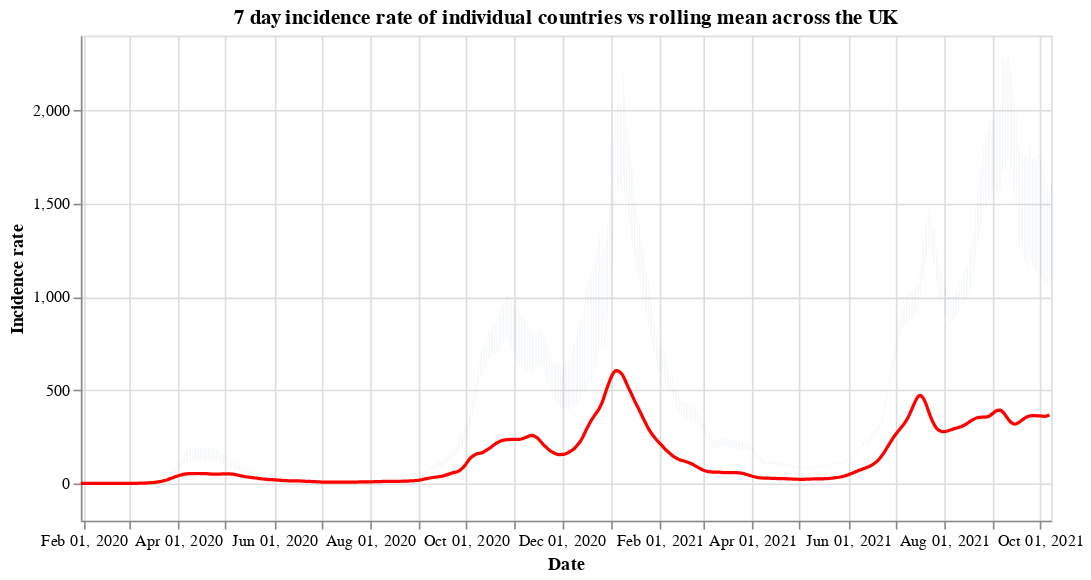

Source (notebook cell):
### Code cell
#collapse
countries = uk_cases['areaName'].unique()
countries.sort()

selection = alt.selection_single(
    name='Select',
    fields=['areaName'],
    init={'areaName': 'Wales'},
    bind={'areaName': alt.binding_select(options=countries)}
)

# scatter plot, modify opacity based on selection
bars = alt.Chart(uk_cases).mark_bar().add_selection(
    selection
).encode(
    x=alt.X("yearmonthdate(date):T", axis=alt.Axis(title='Date')),
    y=alt.Y("weeklyCasesRate:Q", axis=alt.Axis(title='Incidence rate')),
    tooltip='weeklyCasesRate:Q',
    opacity=alt.condition(selection, alt.value(1), alt.value(0))
).properties(title=f'7 day incidence rate of individual countries vs rolling mean across the UK', width=600)

line = alt.Chart(overview_cases).mark_line(
    color='red',
    size=2,
).transform_window(
    rolling_mean='mean(weeklyCasesRate)',
    frame=[0, 7]
).encode(
    x='yearmonthdate(date):T',
    y='rolling_mean:Q'
)

alt.layer(bars, line)

### Figure 1 — Vega-Lite specification as saved in the notebook (floating-point values rounded to 4 significant figures; data arrays with more than 128 entries replaced by an {"elided": "..."} marker saying what was removed)
{"config": {"view": {"continuousWidth": 400, "continuousHeight": 300}}, "layer": [{"data": {"name": "data-27e15598969226b9a5dc43349e9d30db"}, "mark": "bar", "encoding": {"opacity": {"condition": {"value": 1, "selection": "Select"}, "value": 0}, "tooltip": {"type": "quantitative", "field": "weeklyCasesRate"}, "x": {"type": "temporal", "axis": {"title": "Date"}, "field": "date", "timeUnit": "yearmonthdate"}, "y": {"type": "quantitative", "axis": {"title": "Incidence rate"}, "field": "weeklyCasesRate"}}, "selection": {"Select": {"type": "single", "fields": ["areaName"], "init": {"areaName": "Wales"}, "bind": {"areaName": {"input": "select", "options": ["England", "Northern Ireland", "Scotland", "Wales"]}}}}, "title": "7 day incidence rate of individual countries vs rolling mean across the UK", "width": 600}, {"data": {"name": "data-de031c86b130a55c154574132ccf9fca"}, "mark": {"type": "line", "color": "red", "size": 2}, "encoding": {"x": {"type": "temporal", "field": "date", "timeUnit": "yearmonthdate"}, "y": {"type": "quantitative", "field": "rolling_mean"}}, "transform": [{"window": [{"op": "mean", "field": "weeklyCasesRate", "as": "rolling_mean"}], "frame": [0, 7]}]}], "$schema": "https://vega.github.io/schema/vega-lite/v4.8.1.json", "datasets": {"data-27e15598969226b9a5dc43349e9d30db": {"elided": "2376 records"}, "data-de031c86b130a55c154574132ccf9fca": {"elided": "617 records"}}}
